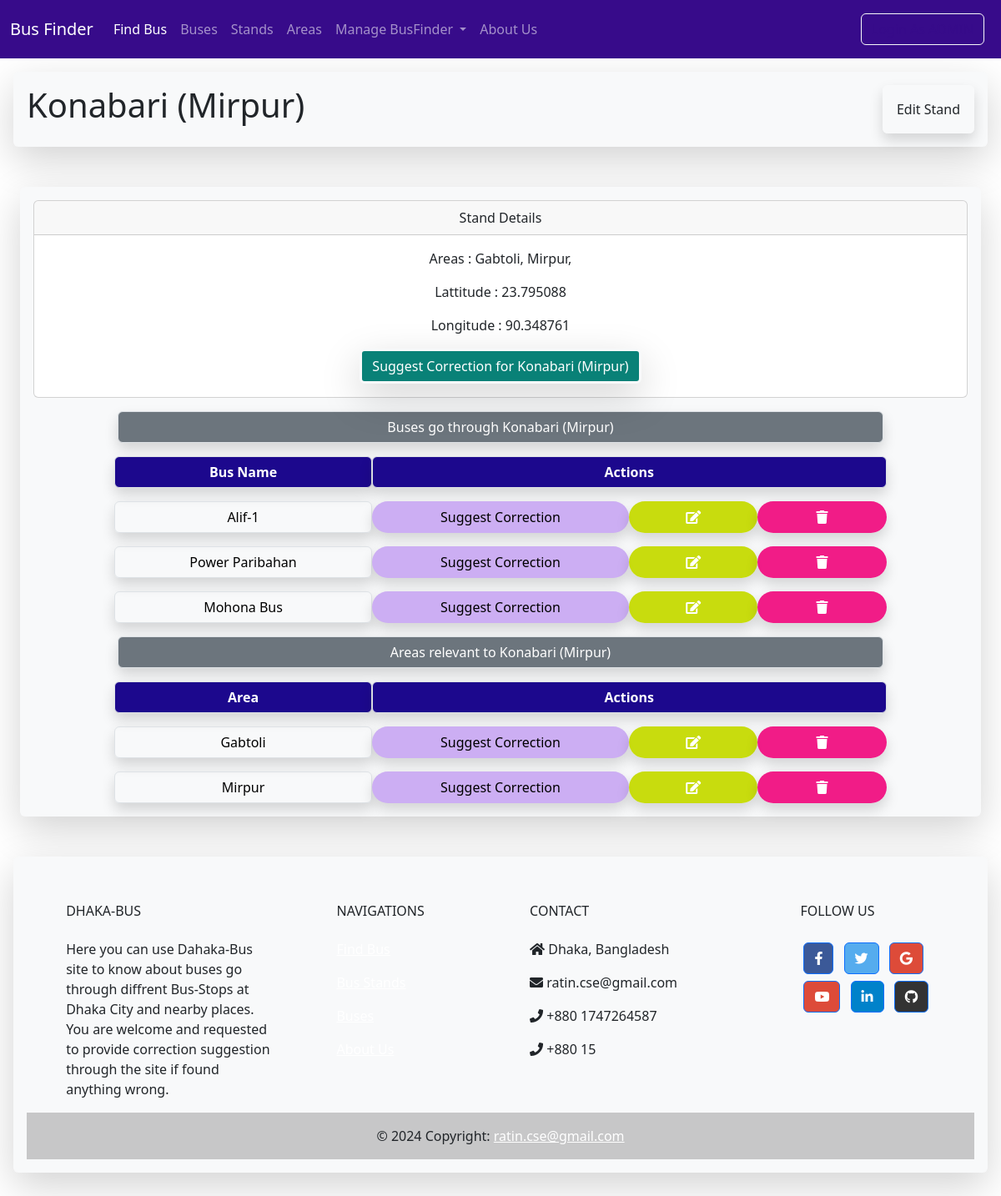
/stand/standlist/259/, run on the app's committed database.
### Stands/models.py (models this page shows, shortened)
class Stand(models.Model):
    s_no=models.PositiveIntegerField(unique=True)
    s_name=models.CharField(max_length=100)
    lati = models.FloatField(blank=True,null=True)
    longi = models.FloatField(blank=True,null=True)
    area=models.ManyToManyField(Area)
    class Meta:
        ordering=['s_name']

class Area(models.Model):
    a_no=models.PositiveIntegerField(unique=True)
    a_name=models.CharField(max_length=100)
    class Meta:
        ordering=['a_name']

### Buses/models.py (models this page shows, shortened)
class Bus(models.Model):
    b_no=models.PositiveIntegerField(unique=True)
    b_name=models.CharField(max_length=100)
    stands=models.ManyToManyField(Stand,through="OrderingModel")
    rating=models.PositiveIntegerField(default=50)
    isActive=models.BooleanField(default=True)
    service=models.CharField(max_length=100,default="Semi-Sitting")
    class Meta:
        ordering=['-rating']

### Stands/views.py (the view)
# urls.py: path('stand/',include('Stands.urls')),
def stand(request,stand_id):
    stand= Stand.objects.get(id=stand_id)
    buses=stand.bus_set.all()
    context = {'stand': stand, 'buses': buses}
    return render(request, 'stand.html', context)

### Stands/templates/stand.html (shortened to what this page needs)
{% extends "base.html" %}
{% block page_header %}
  <h1>{{ stand.s_name }}</h1>
  {% if user.is_authenticated %}
    <a class="btn bg-parent p-3 shadow border border-light text-nowrap" href="{% url 'stands:edit_stand' stand.id  %}">Edit_Stand</a>
  {% else %}
    <a class="btn bg-parent p-3 shadow border border-light text-nowrap" data-bs-toggle="modal" data-bs-target="#exampleModal">Edit Stand</a>
  {% endif %}
{% endblock page_header %}
{% block content %}
<div class="card text-center">
  <div class="card-header">Stand Details</div>
  <div class="card-body">
    <p class="card-text">Areas :
      {% for area in stand.area.all %}
        {{ area.a_name }},
      {% endfor %}
    </p>
    <p class="card-text">Lattitude : {{ stand.lati }}</p>
    <p class="card-text">Longitude : {{ stand.longi }}</p>
    <a style="background-color: rgb(9, 129, 119);" href="{% url 'suggest_stand' stand.id %}" class="btn border border-3 text-white border-light shadow-lg">Suggest Correction for {{stand.s_name}}</a>
  </div>
</div>
<div class="container col-12 col-sm-12 col-md-12 col-lg-10 text-center">
  <div class="row gx-2">
    <button class="col gy-3 col-12 btn btn-secondary shadow border text-white text-center">Buses go through {{ stand.s_name }}</button>
  </div>
  <div class="row gx-3">
    <a style="background-color: rgb(28, 8, 141);" class="col gy-3 col-12 col-sm-12 col-md-4 col-lg-4 btn shadow border text-white d-flex justify-content-center align-items-center"><b>Bus Name</b></a>
    <a style="background-color: rgb(28, 8, 141);" class="col gy-3 col-12 col-sm-12 col-md-8 col-lg-8 btn shadow border text-white d-flex justify-content-center align-items-center"><b>Actions</b></a>
  </div>
  {% for bus in buses %}
    <div class="row gx-3">
      <a href="{% url 'bus' bus.id %}" class="col gy-3 col-12 col-sm-12 col-md-4 col-lg-4 btn shadow border text-black d-flex justify-content-center align-items-center">{{ bus.b_name }}</a>
      {% if user.is_authenticated %}
        <a href="{% url 'suggest_bus_stand' bus.id stand.id %}" class="col gy-3 col-6 col-sm-6 col-md-4 col-lg-4 btn bg-warning text-white rounded-pill shadow d-flex justify-content-center align-items-center">Suggest Correction</a>
        <a href="{% url 'edit_bus' bus.id %}" class="col gy-3 col-3 col-sm-3 col-md-2 col-lg-2 btn bg-warning text-white rounded-pill shadow d-flex justify-content-center align-items-center">_Edit</a>
        <a href="{% url 'edit_bus' bus.id %}" class="col gy-3 col-3 col-sm-3 col-md-2 col-lg-2 btn bg-danger text-white rounded-pill shadow d-flex justify-content-center align-items-center">_Delete</a>
      {% else %}
        <a style="background-color: rgb(204, 174, 243);" href="{% url 'suggest_bus_stand' bus.id stand.id %}" class="col gy-3 col-8 col-sm-8 col-md-4 col-lg-4 btn text-black rounded-pill shadow d-flex justify-content-center align-items-center">Suggest Correction</a>
        <a style="background-color: rgba(198, 219, 6, 0.966);" class="col gy-3 col-2 col-sm-2 col-md-2 col-lg-2 btn text-white text-center rounded-pill shadow d-flex justify-content-center align-items-center" data-bs-toggle="modal" data-bs-target="#exampleModal"><i class="fas fa-edit text-center"></i></a>
        <a style="background-color: rgba(241, 20, 131, 0.966);" class="col gy-3 col-2 col-sm-2 col-md-2 col-lg-2 btn text-white rounded-pill shadow d-flex justify-content-center align-items-center" data-bs-toggle="modal" data-bs-target="#exampleModal"><i class="fas fa-trash"></i></a>
      {% endif %}
    </div>
    {% empty %}
        <h3>No Bus found at {{ stand.s_name }} !</h3>
  {% endfor %}
  <div class="row gx-2">
    <button class="col gy-3 col-12 btn btn-secondary shadow border text-white text-center">Areas relevant to {{ stand.s_name }}</button>
  </div>
  <div class="row gx-3">
    <a style="background-color: rgb(28, 8, 141);" class="col gy-3 col-12 col-sm-12 col-md-4 col-lg-4 btn shadow border text-white d-flex justify-content-center align-items-center"><b>Area</b></a>
    <a style="background-color: rgb(28, 8, 141);" class="col gy-3 col-12 col-sm-12 col-md-8 col-lg-8 btn shadow border text-white d-flex justify-content-center align-items-center"><b>Actions</b></a>
  </div>
  {% for area in stand.area.all %}
    <div class="row gx-3">
      <a href="{% url 'stands:stand' stand.id %}" class="col gy-3 col-12 col-sm-12 col-md-4 col-lg-4 btn shadow border text-black d-flex justify-content-center align-items-center">{{ area.a_name }}</a>
      {% if user.is_authenticated %}
        <a href="{% url 'suggest_area' area.id %}" class="col gy-3 col-6 col-sm-6 col-md-4 col-lg-4 btn bg-warning text-white rounded-pill shadow d-flex justify-content-center align-items-center">Suggest Correction</a>
        <a href="{% url 'stands:edit_area' area.id %}" class="col gy-3 col-3 col-sm-3 col-md-2 col-lg-2 btn bg-warning text-white rounded-pill shadow d-flex justify-content-center align-items-center">_Edit</a>
        <a href="{% url 'stands:edit_area' area.id %}" class="col gy-3 col-3 col-sm-3 col-md-2 col-lg-2 btn bg-danger text-white rounded-pill shadow d-flex justify-content-center align-items-center">_Delete</a>
      {% else %}
        <a style="background-color: rgb(204, 174, 243);" href="{% url 'suggest_stand' stand.id %}" class="col gy-3 col-8 col-sm-8 col-md-4 col-lg-4 btn text-black rounded-pill shadow d-flex justify-content-center align-items-center">Suggest Correction</a>
        <a style="background-color: rgba(198, 219, 6, 0.966);" class="col gy-3 col-2 col-sm-2 col-md-2 col-lg-2 btn text-white text-center rounded-pill shadow d-flex justify-content-center align-items-center" data-bs-toggle="modal" data-bs-target="#exampleModal"><i class="fas fa-edit text-center"></i></a>
        <a style="background-color: rgba(241, 20, 131, 0.966);" class="col gy-3 col-2 col-sm-2 col-md-2 col-lg-2 btn text-white rounded-pill shadow d-flex justify-content-center align-items-center" data-bs-toggle="modal" data-bs-target="#exampleModal"><i class="fas fa-trash"></i></a>
      {% endif %}
    </div>
    {% empty %}
        <h3>No Area found for {{ stand.s_name }} !</h3>
  {% endfor %}
</div>
{% endblock content %}

### data on the page
Stand: s_name "Konabari (Mirpur)", lati "23.795088", longi "90.348761"
Area: a_name "Gabtoli"
Area: a_name "Mirpur"
Bus: b_name "Alif-1"
Bus: b_name "Power Paribahan"
Bus: b_name "Mohona Bus"
